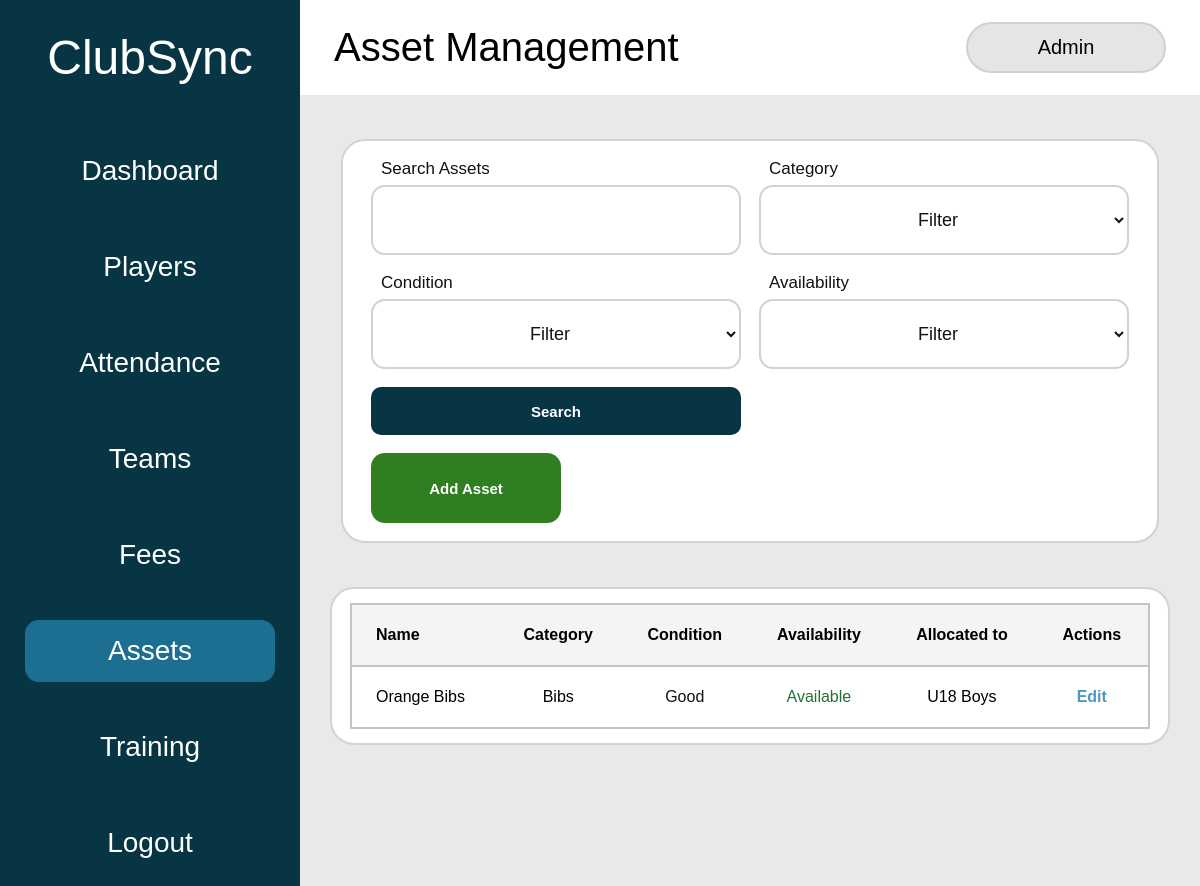
Screenshot of /assets (signed in) with the database file from the repository.
### tables this page shows
CREATE TABLE assets (
        asset_id INTEGER PRIMARY KEY AUTOINCREMENT,

        name TEXT NOT NULL,

        category TEXT NOT NULL,

        condition TEXT NOT NULL
            CHECK (
                condition IN (
                    'Good',
                    'Needs Review',
                    'Damaged'
                )
            ),

        availability TEXT NOT NULL
            CHECK (
                availability IN (
                    'Available',
                    'In use',
                    'Unavailable'
                )
            ),

        allocated_to TEXT,

        created_at TEXT NOT NULL
            DEFAULT CURRENT_TIMESTAMP,

        updated_at TEXT NOT NULL
            DEFAULT CURRENT_TIMESTAMP
    );

### app.py (the view, shortened to what this page needs)
@app.route("/assets")
def assets():
    if "role" not in session:
        return redirect(url_for("login"))
    if session["role"] == "Viewer":
        return redirect(url_for("viewer"))
    search = request.args.get(
        "search",
        ""
    ).strip()
    selected_category = request.args.get(
        "category",
        ""
    ).strip()
    selected_condition = request.args.get(
        "condition",
        ""
    ).strip()
    selected_availability = request.args.get(
        "availability",
        ""
    ).strip()
    allowed_categories = {
        "",
        "Balls",
        "Bibs",
        "Cones",
        "Gear",
        "Equipment"
    }
    allowed_conditions = {
        "",
        "Good",
        "Needs Review",
        "Damaged"
    }
    allowed_availability = {
        "",
        "Available",
        "In use",
        "Unavailable"
    }
    if selected_category not in allowed_categories:
        selected_category = ""
    if selected_condition not in allowed_conditions:
        selected_condition = ""
    if selected_availability not in allowed_availability:
        selected_availability = ""
    connection = get_database_connection()
    ensure_assets_table(connection)
    query = """
        SELECT *
        FROM assets
        WHERE 1 = 1
    """
    parameters = []
    if selected_category:
        query += " AND category = ?"
        parameters.append(selected_category)
    if selected_condition:
        query += " AND condition = ?"
        parameters.append(selected_condition)
    if selected_availability:
        query += " AND availability = ?"
        parameters.append(selected_availability)
    query += """
        ORDER BY name
    """
    asset_records = connection.execute(
        query,
        parameters
    ).fetchall()
    connection.close()
    return render_template(
        "assets.html",
        assets=asset_records,
        search=search,
        selected_category=selected_category,
        selected_condition=selected_condition,
        selected_availability=selected_availability
    )

### app.py (called while the page is built)
def get_database_connection():
    connection = sqlite3.connect("clubsync.db")
    connection.row_factory = sqlite3.Row
    connection.execute("PRAGMA foreign_keys = ON")
    return connection

### templates/assets.html (shortened to what this page needs)
<!DOCTYPE html>
<html lang="en">
<head>
    <link
        rel="stylesheet"
        href="{{ url_for('static', filename='css/style.css') }}"
    >
</head>
<body>
<div class="app-layout">
    <aside class="sidebar">
        <h1>ClubSync</h1>
        <nav>
            <a href="{{ url_for('dashboard') }}">
                Dashboard
            </a>
            <a href="{{ url_for('players') }}">
                Players
            </a>
            <a href="{{ url_for('attendance') }}">
                Attendance
            </a>
            <a href="{{ url_for('teams') }}">
                Teams
            </a>
            <a href="{{ url_for('fees') }}">
                Fees
            </a>
            <a
                class="active"
                href="{{ url_for('assets') }}"
            >
                Assets
            </a>
            <a href="{{ url_for('training') }}">
                Training
            </a>
            <a href="{{ url_for('logout') }}">
                Logout
            </a>
        </nav>
    </aside>
    <main class="main-content assets-page">
        <div class="top-bar">
            <div>
                <h2>Asset Management</h2>
            </div>
            <div class="user-box">
                {{ session["role"] }}
            </div>
        </div>
        <section class="assets-filter-card {% if session['role'] == 'Coach' %}coach-layout{% endif %}">
            <form
                method="GET"
                action="{{ url_for('assets') }}"
                class="assets-filter-form"
            >
                <div class="assets-filter-field assets-search-field">
                    <label for="assetSearch">
                        Search Assets
                    </label>
                    <input
                        id="assetSearch"
                        type="text"
                        name="search"
                        value="{{ search }}"
                    >
                </div>
                <div class="assets-filter-field">
                    <label for="assetCategory">
                        Category
                    </label>
                    <select
                        id="assetCategory"
                        name="category"
                    >
                        <option value="">
                            Filter
                        </option>
                    </select>
                </div>
                <div class="assets-filter-field">
                    <label for="assetCondition">
                        Condition
                    </label>
                    <select
                        id="assetCondition"
                        name="condition"
                    >
                        <option value="">
                            Filter
                        </option>
                    </select>
                </div>
                <div class="assets-filter-field">
                    <label for="assetAvailability">
                        Availability
                    </label>
                    <select
                        id="assetAvailability"
                        name="availability"
                    >
                        <option value="">
                            Filter
                        </option>
                    </select>
                </div>
                <button
                    type="submit"
                    class="assets-search-button"
                >
                    Search
                </button>
            </form>
            {% if session["role"] == "Admin" %}
                <button
                    type="button"
                    class="add-asset-button"
                    onclick="openAssetModal()"
                >
                    Add Asset
                </button>
            {% endif %}
        </section>
        <section class="assets-table-card">
            <div class="assets-table-wrapper">
                <table class="assets-table">
                    <thead>
                        <tr>
                            <th>Name</th>
                            <th>Category</th>
                            <th>Condition</th>
                            <th>Availability</th>
                            <th>Allocated to</th>
                            <th>Actions</th>
                        </tr>
                    </thead>
                    <tbody>
                        {% for asset in assets %}
                            <tr>
                                <td>
                                    {{ asset["name"] }}
                                </td>
                                <td>
                                    {{ asset["category"] }}
                                </td>
                                <td>
                                    <span
                                        class="
                                            asset-condition
                                            {% if asset['condition'] == 'Good' %}
                                                asset-condition-good
                                            {% elif asset['condition'] == 'Needs Review' %}
                                                asset-condition-review
                                            {% elif asset['condition'] == 'Damaged' %}
                                                asset-condition-damaged
                                            {% endif %}
                                        "
                                    >
                                        {{ asset["condition"] }}
                                    </span>
                                </td>
                                <td>
                                    <span
                                        class="
                                            asset-availability
                                            {% if asset['availability'] == 'Available' %}
                                                asset-available
                                            {% elif asset['availability'] == 'In use' %}
                                                asset-in-use
                                            {% elif asset['availability'] == 'Unavailable' %}
                                                asset-unavailable
                                            {% endif %}
                                        "
                                    >
                                        {{ asset["availability"] }}
                                    </span>
                                </td>
                                <td>
                                    {{ asset["allocated_to"] }}
                                </td>
                                <td>
                                    {% if session["role"] == "Admin" %}
                                        <button
                                            type="button"
                                            class="asset-action-button"
                                            onclick="openEditAssetModal(
                                                '{{ asset['asset_id'] }}',
                                                '{{ asset['name']|e }}',
                                                '{{ asset['category']|e }}',
                                                '{{ asset['condition']|e }}',
                                                '{{ asset['availability']|e }}',
                                                '{{ asset['allocated_to']|default('', true)|e }}'
                                            )"
                                        >
                                            Edit
                                        </button>
                                    {% endif %}
                                </td>
                            </tr>
                        {% endfor %}
                    </tbody>
                </table>
            </div>
        </section>
    </main>
</div>
</body>
</html>

### static/css/style.css (style rules this page uses)
* { margin: 0; padding: 0; box-sizing: border-box; }
body { font-family: Arial, Helvetica, sans-serif; }
.app-layout { display: flex; min-height: 100vh; background: #e9e9e9; }
.sidebar { width: 300px; min-height: 100vh; background: #073544; color: white; padding: 30px 25px; flex-shrink: 0; }
.sidebar h1 { font-size: 48px; font-weight: 400; text-align: center; margin-bottom: 8px; }
.sidebar nav { margin-top: 55px; }
.sidebar nav a { display: block; color: white; text-decoration: none; padding: 15px; margin-bottom: 34px; border-radius: 14px; font-size: 28px; text-align: center; }
.sidebar nav a:hover, .sidebar nav a.active { background: #1d6f91; }
.main-content { flex: 1; min-width: 0; padding: 0 30px 30px; }
.top-bar { height: 95px; background: white; margin: 0 -30px 35px; padding: 20px 35px; display: flex; justify-content: space-between; align-items: center; }
.top-bar h2 { font-size: 42px; font-weight: 400; }
.user-box { background: #e5e5e5; border: 2px solid #d0d0d0; padding: 12px 28px; border-radius: 30px; font-size: 20px; text-align: center; min-width: 200px; }
.assets-page { min-height: 100vh; overflow-x: hidden; background: #e9e9e9; }
.assets-page .top-bar { height: 95px; margin-bottom: 44px; padding: 18px 34px; }
.assets-page .top-bar h2 { font-size: 40px; font-weight: 400; }
.assets-filter-card { display: grid; width: calc(100% - 22px); max-width: 100%; grid-template-columns: minmax(260px, 1.55fr) minmax(150px, 0.82fr) minmax(150px, 0.82fr) minmax(150px, 0.82fr) 190px; grid-template-areas: "form form form form add"; align-items: end; gap: 18px; margin: 0 11px 44px; padding: 18px 28px; border: 2px solid #d3d3d3; border-radius: 24px; background: #ffffff; }
.assets-filter-form { display: grid; grid-area: form; grid-template-columns: minmax(260px, 1.55fr) minmax(150px, 0.82fr) minmax(150px, 0.82fr) minmax(150px, 0.82fr) 120px; gap: 18px; align-items: end; }
.assets-filter-field { display: flex; min-width: 0; flex-direction: column; }
.assets-filter-field label { margin: 0 0 6px 10px; color: #111111; font-size: 17px; font-weight: 400; }
.assets-filter-field input, .assets-filter-field select { width: 100%; height: 70px; border: 2px solid #d2d2d2; border-radius: 14px; padding: 0 18px; background: #ffffff; color: #111111; font: inherit; font-size: 18px; text-align: center; text-align-last: center; }
.assets-search-button { display: inline-flex; width: 120px; min-width: 120px; height: 48px; align-items: center; justify-content: center; border: none; border-radius: 10px; background: #073544; color: #ffffff; font: inherit; font-size: 15px; font-weight: 700; cursor: pointer; }
.add-asset-button { display: inline-flex; width: 190px; min-width: 190px; height: 70px; grid-area: add; align-items: center; justify-content: center; align-self: end; border: none; border-radius: 14px; background: #2f7f22; color: #ffffff; font: inherit; font-size: 15px; font-weight: 700; white-space: nowrap; cursor: pointer; }
.assets-table-card { margin: 0 0 30px; padding: 14px 18px; border: 2px solid #d3d3d3; border-radius: 24px; background: #ffffff; }
.assets-table-wrapper { overflow-x: auto; }
.assets-table { width: 100%; border: 2px solid #c4c4c4; border-collapse: collapse; background: #ffffff; }
.assets-table th, .assets-table td { padding: 21px 24px; border-bottom: 2px solid #c4c4c4; text-align: center; vertical-align: middle; }
.assets-table th { background: #f4f4f4; font-size: 16px; font-weight: 700; }
.assets-table th:first-child, .assets-table td:first-child { text-align: left; }
.assets-table tbody tr:last-child td { border-bottom: none; }
.asset-condition, .asset-availability { font-size: 16px; font-weight: 500; }
.asset-condition-good { color: #111111; }
.asset-available { color: #247236; }
.asset-action-button { border: none; background: transparent; color: #4f97c5; font: inherit; font-size: 16px; font-weight: 700; cursor: pointer; }
@media (max-width: 1200px) { .assets-filter-card { grid-template-columns: 1fr; grid-template-areas: "form" "add"; } }
@media (max-width: 1200px) { .assets-filter-form { grid-template-columns: repeat(2, minmax(0, 1fr)); } }
@media (max-width: 1200px) { .assets-search-button { width: 100%; } }
@media (max-width: 1200px) { .add-asset-button { width: 190px; } }

### rows the page displays
assets: name "Orange Bibs", category "Bibs", condition "Good", availability "Available", allocated_to "U18 Boys"

### other values shown
{{ session["role"] }} "Admin"
